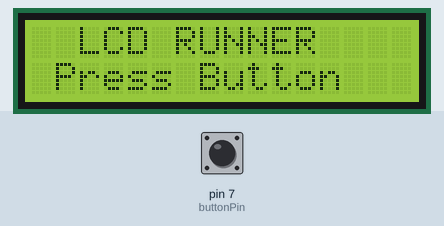
The sketch below on a simulated Arduino Uno, built with avr-gcc and run on an emulated ATmega328P. On the bench: 16×2 character LCD. The test bench sets the inputs (shaded band); at power-on: pin 7 (buttonPin) HIGH.

Above: at 1.2 s.
1.3 s: pin 7 (buttonPin) pulled LOW for 0.15 s
At 1.59 s:
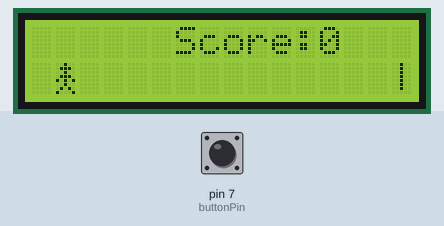
3.3 s: pin 7 (buttonPin) pulled LOW for 1 s
At 3.4 s:
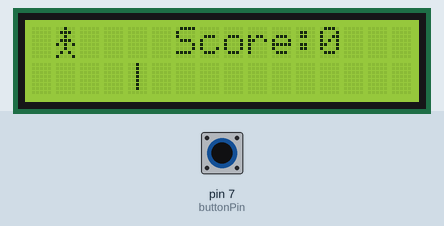
5.8 s: pin 7 (buttonPin) pulled LOW for 0.15 s
At 6.02 s:
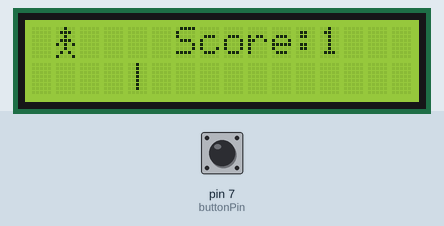
7.9 s: pin 7 (buttonPin) pulled LOW for 1 s
At 11.2 s:
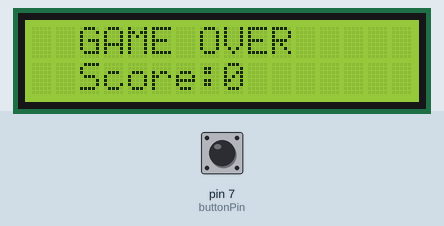
Timing chart, 0 to 11.4 s (numbered marks = the images above; inputs shaded):
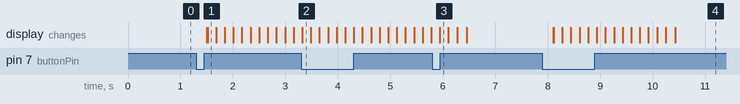

The sketch:

LCD_Runner.ino
```cpp
#include <Wire.h>
#include <LiquidCrystal_I2C.h>

LiquidCrystal_I2C lcd(0x27, 16, 2);

const int buttonPin = 7;

int playerRow = 1;
int obstaclePos = 15;
int score = 0;

bool gameOver = false;
bool gameStarted = false;

// Player Character
byte player[8] = {
  B00100,
  B01110,
  B00100,
  B01110,
  B10101,
  B00100,
  B01010,
  B10001
};

void setup() {

  lcd.init();
  lcd.backlight();

  pinMode(buttonPin, INPUT_PULLUP);

  lcd.createChar(0, player);

  lcd.clear();

  // Start Screen
  lcd.setCursor(2, 0);
  lcd.print("LCD RUNNER");

  lcd.setCursor(1, 1);
  lcd.print("Press Button");
}

void resetGame() {

  obstaclePos = 15;
  score = 0;
  gameOver = false;

  lcd.clear();
}

void loop() {

  // Start Game
  if (!gameStarted) {

    if (digitalRead(buttonPin) == LOW) {

      delay(200);
      gameStarted = true;
      lcd.clear();
    }

    return;
  }

  // Restart Game
  if (gameOver) {

    if (digitalRead(buttonPin) == LOW) {

      delay(200);

      resetGame();
    }

    return;
  }

  // Jump
  if (digitalRead(buttonPin) == LOW) {
    playerRow = 0;
  } else {
    playerRow = 1;
  }

  lcd.clear();

  // Score on Right Side
  lcd.setCursor(6, 0);
  lcd.print("Score:");
  lcd.print(score);

  // Player
  lcd.setCursor(1, playerRow);
  lcd.write(byte(0));

  // Obstacle
  lcd.setCursor(obstaclePos, 1);
  lcd.print("|");

  // Collision
  if (obstaclePos == 1 && playerRow == 1) {

    lcd.clear();

    lcd.setCursor(2, 0);
    lcd.print("GAME OVER");

    lcd.setCursor(2, 1);
    lcd.print("Score:");
    lcd.print(score);

    gameOver = true;

    return;
  }

  // Move Obstacle
  obstaclePos--;

  // Increase Score
  if (obstaclePos < 0) {

    obstaclePos = 15;
    score++;
  }

  delay(150);
}
```

Measured:
- after the input at 1.3 s, the display: first changes after 0.20 s (image 1 shows a later state)
- after the input at 3.3 s, the display: changes at once (image 2)
- after the input at 5.8 s, the display: changes after 0.15 s (image 3)
- after the input at 7.9 s, the display: first changes after 0.20 s (image 4 shows a later state)
